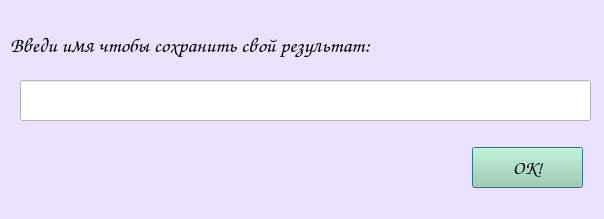
<?xml version="1.0" encoding="UTF-8"?>
<ui version="4.0">
 <class>SaveResult</class>
 <widget class="QDialog" name="SaveResult">
  <property name="geometry">
   <rect>
    <x>0</x>
    <y>0</y>
    <width>604</width>
    <height>219</height>
   </rect>
  </property>
  <property name="windowTitle">
   <string>ClickMe</string>
  </property>
  <property name="styleSheet">
   <string notr="true">background-color: rgb(234, 226, 255);</string>
  </property>
  <widget class="QLabel" name="label">
   <property name="geometry">
    <rect>
     <x>10</x>
     <y>30</y>
     <width>611</width>
     <height>31</height>
    </rect>
   </property>
   <property name="font">
    <font>
     <family>Comic Sans MS</family>
     <pointsize>16</pointsize>
    </font>
   </property>
   <property name="text">
    <string>Введи имя чтобы сохранить свой результат:</string>
   </property>
  </widget>
  <widget class="QLineEdit" name="SaveResultLineEdit">
   <property name="geometry">
    <rect>
     <x>20</x>
     <y>80</y>
     <width>571</width>
     <height>41</height>
    </rect>
   </property>
   <property name="styleSheet">
    <string notr="true">background-color: rgb(255, 255, 255);</string>
   </property>
  </widget>
  <widget class="QPushButton" name="SaveOkButton">
   <property name="geometry">
    <rect>
     <x>472</x>
     <y>147</y>
     <width>111</width>
     <height>41</height>
    </rect>
   </property>
   <property name="font">
    <font>
     <family>Comic Sans MS</family>
     <pointsize>14</pointsize>
    </font>
   </property>
   <property name="styleSheet">
    <string notr="true">background-color: rgb(162, 211, 170);</string>
   </property>
   <property name="text">
    <string>ОК!</string>
   </property>
  </widget>
 </widget>
 <resources/>
 <connections/>
</ui>
